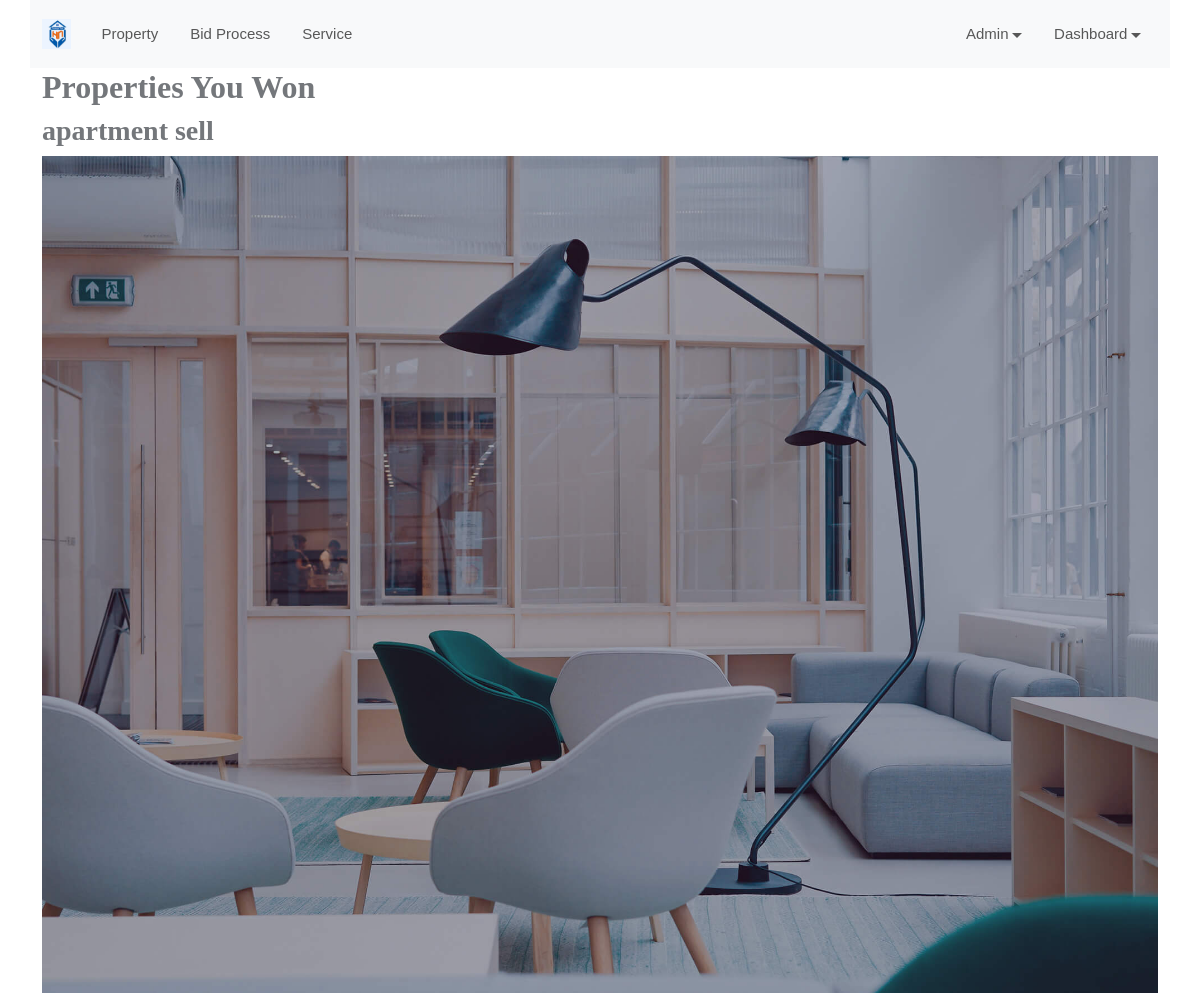
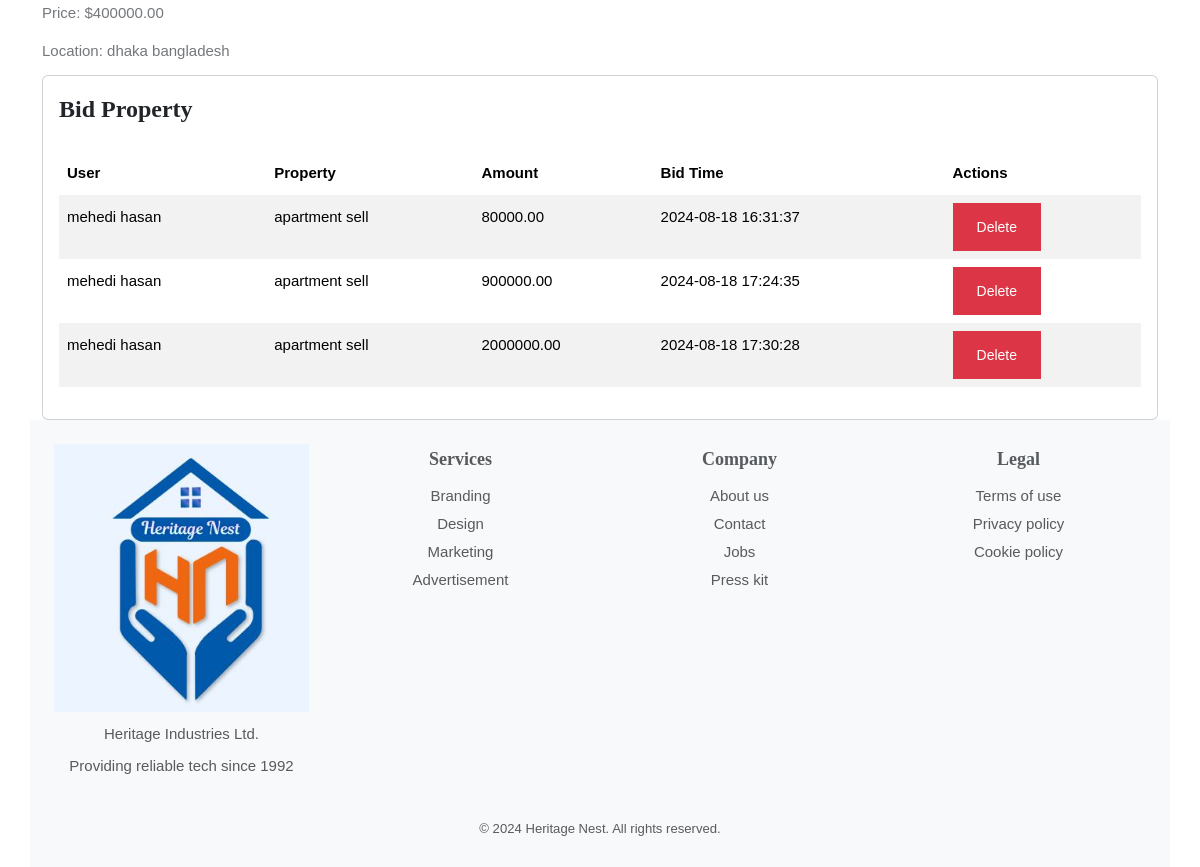
The app's page /bid_process_pages.php (signed in) with its own data (2 pictures, top to bottom).
### tables this page shows
CREATE TABLE `properties` (
  `id` bigint(20) unsigned NOT NULL AUTO_INCREMENT,
  `title` varchar(255) DEFAULT NULL,
  `description` varchar(255) DEFAULT NULL,
  `image` varchar(255) DEFAULT NULL,
  `price` decimal(15,2) DEFAULT NULL,
  `location` varchar(255) DEFAULT NULL,
  `user_id` bigint(20) unsigned NOT NULL,
  `highest_bidder` bigint(20) unsigned DEFAULT NULL,
  `highest_bid` decimal(15,2) DEFAULT NULL,
  `p_type` varchar(50) DEFAULT NULL,
  `status` tinyint(4) DEFAULT NULL,
  `created_at` datetime DEFAULT current_timestamp(),
  PRIMARY KEY (`id`),
  KEY `user_id` (`user_id`),
  CONSTRAINT `properties_ibfk_1` FOREIGN KEY (`user_id`) REFERENCES `users` (`id`) ON DELETE CASCADE
);

CREATE TABLE `bids` (
  `id` bigint(20) unsigned NOT NULL AUTO_INCREMENT,
  `user_id` bigint(20) unsigned NOT NULL,
  `property_id` bigint(20) unsigned NOT NULL,
  `amount` decimal(15,2) DEFAULT NULL,
  `bid_time` datetime DEFAULT NULL,
  `created_at` datetime DEFAULT NULL,
  PRIMARY KEY (`id`),
  KEY `user_id` (`user_id`),
  KEY `property_id` (`property_id`),
  CONSTRAINT `bids_ibfk_1` FOREIGN KEY (`user_id`) REFERENCES `users` (`id`) ON DELETE CASCADE ON UPDATE CASCADE,
  CONSTRAINT `bids_ibfk_2` FOREIGN KEY (`property_id`) REFERENCES `properties` (`id`) ON DELETE CASCADE ON UPDATE CASCADE
);

CREATE TABLE `users` (
  `id` bigint(20) unsigned NOT NULL AUTO_INCREMENT,
  `user_name` varchar(100) DEFAULT NULL,
  `email` varchar(100) DEFAULT NULL,
  `password` varchar(100) DEFAULT NULL,
  `phone` int(15) DEFAULT NULL,
  `address` varchar(255) DEFAULT NULL,
  `role_id` int(11) unsigned NOT NULL,
  `created_at` datetime DEFAULT NULL,
  PRIMARY KEY (`id`),
  KEY `role_id` (`role_id`),
  CONSTRAINT `users_ibfk_1` FOREIGN KEY (`role_id`) REFERENCES `role` (`id`) ON DELETE CASCADE ON UPDATE CASCADE
);

### bid_process_pages.php (the view, shortened to what this page needs)
<?php include('partials/header.php');
include 'functions/db.php';
$id = $_SESSION['user_id'];
$stmt = $conn->prepare("SELECT p.* FROM properties p JOIN bids b ON p.id = b.property_id WHERE b.id = ? ORDER BY b.amount DESC");
$stmt->execute([$id]);
$won_properties = $stmt->fetchAll(PDO::FETCH_ASSOC);
?>
<div class="container">
    <h2>Properties You Won</h2>
    <?php foreach ($won_properties as $property): ?>
        <div class="property">
            <h3><?php echo htmlspecialchars($property['title']); ?></h3>
            <img src="images/<?php echo htmlspecialchars($property['image']); ?>" alt="<?php echo htmlspecialchars($property['title']); ?>">
            <p>Price: $<?php echo htmlspecialchars($property['price']); ?></p>
            <p>Location: <?php echo htmlspecialchars($property['location']); ?></p>
        </div>
    <?php endforeach; ?>
</div>
<div class="page-wrapper">
<div class="content container">
                            <div class="row">
                            <div class="col-sm-12">
                                <div class="card">
                                    <div class="card-body">
                                        <h4 class="header-title mt-0 mb-4">Bid Property</h4>
                                        <table id="datatable-buttons" class="table table-striped dt-responsive nowrap">
                                            <thead>
                                                <tr>
                                                    <th>User</th>
                                                    <th>Property</th>
                                                    <th>Amount</th>
                                                    <th>Bid Time</th>
                                                    <th>Actions</th>
                                                </tr>
                                            </thead>
                                            <tbody>
												<?php
                                                $sql = "
                                                SELECT bids.*, users.user_name,users.email, properties.title, properties.location
                                                FROM `bids`
                                                LEFT JOIN users ON users.id = bids.user_id
                                                LEFT JOIN `properties` ON properties.id=bids.property_id
                                               ";
                                                $query = $conn->prepare($sql);
                                                $query->execute();
													while($row = $query->fetch(PDO::FETCH_ASSOC))
													{
												?>
                                                <tr>
                                                    <td><?php echo $row['user_name']; ?></td>
                                                    <td><?php echo $row['title']; ?></td>
                                                    <td><?php echo $row['amount']; ?></td>
                                                    <td><?php echo $row['bid_time']; ?></td>
                                                    <td><a href="biddelete.php?id=<?php echo $row['id'];?>"><button class="btn btn-danger">Delete</button></a></td>
                                                </tr>
                                               <?php
												}
												?>
                                            </tbody>
                                        </table>
                                    </div>
                                </div>
                            </div>
                                            </div>
</div>
</div>
<?php include('partials/footer.php')?>

### assets/css/color.css (style rules this page uses)
:root { --theme-ordinary-color: #74777b; }
:root { --theme-primary-color: #17c788; }
:root { --theme-secondary-color: #0d1432; }
:root { --theme-white-color: #fff; }
:root { --theme-light-color: #f8f8f8; }
:root { --theme-gray-color: #f5f5f5; }
:root { --theme-footer-color: #091b4b; }
:root { --theme-dark-color: #091b4b; }
:root { --text-light-color: #a3a7af; }
:root { --theme-primary-opacity-color: rgba(11, 191, 141, .8); }
:root { --theme-secondary-opacity-color: rgba(13,20,50,0.7); }
:root { --theme-white-opacity-color: rgba(255, 255, 255, 0.3); }
:root { --theme-dark-opacity-color: rgba(0, 0, 0, 0.5); }
:root { --theme-ordinary-font: 'Muli', sans-serif; }
:root { --theme-highlight-font: 'Comfortaa', cursive; }

### assets/css/style.css (style rules this page uses)
.container, .container-fluid { transition: all 0.6s ease 0s; -moz-transition: all 0.6s ease 0s; -webkit-transition: all 0.6s ease 0s; -o-transition: all 0.6s ease 0s; }
.text-ordinary, a.text-ordinary, .text-ordinary a, body, .dropdown-item, .footer-widget li a, .text-ordinary .jslider .jslider-label, .breadcrumb-item > a, .list-text-white a.dropdown-item { color: var(--theme-ordinary-color); }
.table-striped tbody tr:nth-of-type(2n + 1) { background-color: var(--theme-gray-color); }
.transation-3s, .transation-3s:hover, .hover-zoomer img, .hover-bg-white, a, a:hover, .btn, .btn:hover, .radio-check label, .message-list li .message-action, .timeline-item .circle, .timeline-item .date-time, .clip-item .fa-times { -moz-transition: all 300ms ease-in-out 0s; -webkit-transition: all 300ms ease-in-out 0s; -o-transition: all 300ms ease-in-out 0s; -ms-transition: all 300ms ease-in-out 0s; transition: all 300ms ease-in-out 0s; }
body { font-family: var(--theme-ordinary-font); font-size: 15px; line-height: 28px; }
h1, .h1, h2, .h2, h3, .h3, h4, .h4, h5, .h5, h6, .h6 { font-family: var(--theme-highlight-font); font-weight: 700; }
h4, .h4 { line-height: 35px; }
p { line-height: 28px; margin-bottom: 10px; }
a, a:hover, .btn-link, .btn-link:hover { text-decoration: none; cousor: pointer; }
img { width: 100%; }
button, button:focus { border: none; outline: none; }
.btn { padding: 0px 23px; font-size: 14px; border-radius: 0; line-height: 46px; font-weight: 500; }
::placeholder { font: var(--theme-ordinary-font); font-size: 15px; font-weight: 400; color: #fff; }
table td, table th { border: none; padding: 10px 15px; }

### records on screen
properties: title "apartment sell", image (picture), price "400000.00", location "dhaka bangladesh"
bids: user.user_name "mehedi hasan", property.title "apartment sell", amount "80000.00", bid_time "2024-08-18 16:31:37"
bids: user.user_name "mehedi hasan", property.title "apartment sell", amount "900000.00", bid_time "2024-08-18 17:24:35"
bids: user.user_name "mehedi hasan", property.title "apartment sell", amount "2000000.00", bid_time "2024-08-18 17:30:28"
